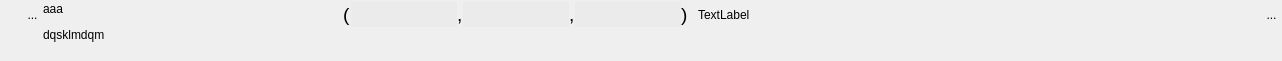
<?xml version="1.0" encoding="UTF-8"?>
<ui version="4.0">
 <class>WidgetTuple3</class>
 <widget class="QWidget" name="WidgetTuple3">
  <property name="geometry">
   <rect>
    <x>0</x>
    <y>0</y>
    <width>1282</width>
    <height>61</height>
   </rect>
  </property>
  <property name="sizePolicy">
   <sizepolicy hsizetype="Preferred" vsizetype="Minimum">
    <horstretch>0</horstretch>
    <verstretch>0</verstretch>
   </sizepolicy>
  </property>
  <property name="minimumSize">
   <size>
    <width>0</width>
    <height>0</height>
   </size>
  </property>
  <property name="windowTitle">
   <string>Form</string>
  </property>
  <layout class="QHBoxLayout" name="horizontalLayout_3">
   <property name="spacing">
    <number>0</number>
   </property>
   <property name="leftMargin">
    <number>1</number>
   </property>
   <property name="topMargin">
    <number>2</number>
   </property>
   <property name="rightMargin">
    <number>0</number>
   </property>
   <property name="bottomMargin">
    <number>2</number>
   </property>
   <item>
    <layout class="QVBoxLayout" name="verticalLayout_2">
     <property name="spacing">
      <number>0</number>
     </property>
     <item>
      <layout class="QHBoxLayout" name="horizontalLayout_2">
       <property name="spacing">
        <number>0</number>
       </property>
       <property name="sizeConstraint">
        <enum>QLayout::SetFixedSize</enum>
       </property>
       <item>
        <spacer name="horizontalSpacer_3">
         <property name="orientation">
          <enum>Qt::Horizontal</enum>
         </property>
         <property name="sizeType">
          <enum>QSizePolicy::Fixed</enum>
         </property>
         <property name="sizeHint" stdset="0">
          <size>
           <width>21</width>
           <height>20</height>
          </size>
         </property>
        </spacer>
       </item>
       <item>
        <widget class="MonBoutonValide" name="RBValide">
         <property name="minimumSize">
          <size>
           <width>21</width>
           <height>25</height>
          </size>
         </property>
         <property name="maximumSize">
          <size>
           <width>21</width>
           <height>25</height>
          </size>
         </property>
         <property name="focusPolicy">
          <enum>Qt::ClickFocus</enum>
         </property>
         <property name="toolTip">
          <string>Affiche le rapport de validation du mot-clef</string>
         </property>
         <property name="styleSheet">
          <string notr="true">border : 0px</string>
         </property>
         <property name="text">
          <string>...</string>
         </property>
         <property name="icon">
          <iconset>
           <normaloff>../Editeur/icons/ast-green-ball.png</normaloff>../Editeur/icons/ast-green-ball.png</iconset>
         </property>
         <property name="iconSize">
          <size>
           <width>25</width>
           <height>25</height>
          </size>
         </property>
        </widget>
       </item>
      </layout>
     </item>
     <item>
      <spacer name="verticalSpacer_2">
       <property name="orientation">
        <enum>Qt::Vertical</enum>
       </property>
       <property name="sizeHint" stdset="0">
        <size>
         <width>20</width>
         <height>5</height>
        </size>
       </property>
      </spacer>
     </item>
    </layout>
   </item>
   <item>
    <widget class="MonLabelClic" name="label">
     <property name="sizePolicy">
      <sizepolicy hsizetype="Fixed" vsizetype="Preferred">
       <horstretch>0</horstretch>
       <verstretch>0</verstretch>
      </sizepolicy>
     </property>
     <property name="minimumSize">
      <size>
       <width>300</width>
       <height>25</height>
      </size>
     </property>
     <property name="maximumSize">
      <size>
       <width>178</width>
       <height>16777215</height>
      </size>
     </property>
     <property name="frameShape">
      <enum>QFrame::NoFrame</enum>
     </property>
     <property name="text">
      <string>&lt;html&gt;&lt;head/&gt;&lt;body&gt;&lt;p&gt;aaa&lt;/p&gt;&lt;p&gt;dqsklmdqm&lt;/p&gt;&lt;/body&gt;&lt;/html&gt;</string>
     </property>
     <property name="scaledContents">
      <bool>false</bool>
     </property>
     <property name="alignment">
      <set>Qt::AlignLeading|Qt::AlignLeft|Qt::AlignTop</set>
     </property>
    </widget>
   </item>
   <item>
    <layout class="QVBoxLayout" name="verticalLayout">
     <item>
      <layout class="QHBoxLayout" name="horizontalLayout">
       <item>
        <widget class="QLabel" name="label_2">
         <property name="text">
          <string>&lt;html&gt;&lt;head/&gt;&lt;body&gt;&lt;p&gt;&lt;span style=&quot; font-size:14pt;&quot;&gt;(&lt;/span&gt;&lt;/p&gt;&lt;/body&gt;&lt;/html&gt;</string>
         </property>
        </widget>
       </item>
       <item>
        <widget class="QLineEdit" name="lineEditVal1">
         <property name="sizePolicy">
          <sizepolicy hsizetype="Preferred" vsizetype="Fixed">
           <horstretch>0</horstretch>
           <verstretch>0</verstretch>
          </sizepolicy>
         </property>
         <property name="minimumSize">
          <size>
           <width>0</width>
           <height>25</height>
          </size>
         </property>
         <property name="maximumSize">
          <size>
           <width>805</width>
           <height>16777215</height>
          </size>
         </property>
         <property name="styleSheet">
          <string notr="true">background:rgb(235,235,235);
border:0px;</string>
         </property>
        </widget>
       </item>
       <item>
        <widget class="QLabel" name="label_4">
         <property name="text">
          <string>&lt;html&gt;&lt;head/&gt;&lt;body&gt;&lt;p&gt;&lt;span style=&quot; font-size:14pt;&quot;&gt;,&lt;/span&gt;&lt;/p&gt;&lt;/body&gt;&lt;/html&gt;</string>
         </property>
        </widget>
       </item>
       <item>
        <widget class="QLineEdit" name="lineEditVal2">
         <property name="sizePolicy">
          <sizepolicy hsizetype="Preferred" vsizetype="Fixed">
           <horstretch>0</horstretch>
           <verstretch>0</verstretch>
          </sizepolicy>
         </property>
         <property name="minimumSize">
          <size>
           <width>0</width>
           <height>25</height>
          </size>
         </property>
         <property name="maximumSize">
          <size>
           <width>805</width>
           <height>16777215</height>
          </size>
         </property>
         <property name="focusPolicy">
          <enum>Qt::StrongFocus</enum>
         </property>
         <property name="styleSheet">
          <string notr="true">background:rgb(235,235,235);
border:0px;</string>
         </property>
        </widget>
       </item>
       <item>
        <widget class="QLabel" name="label_3">
         <property name="text">
          <string>&lt;html&gt;&lt;head/&gt;&lt;body&gt;&lt;p&gt;&lt;span style=&quot; font-size:14pt;&quot;&gt;,&lt;/span&gt;&lt;/p&gt;&lt;/body&gt;&lt;/html&gt;</string>
         </property>
        </widget>
       </item>
       <item>
        <widget class="QLineEdit" name="lineEditVal3">
         <property name="sizePolicy">
          <sizepolicy hsizetype="Preferred" vsizetype="Fixed">
           <horstretch>0</horstretch>
           <verstretch>0</verstretch>
          </sizepolicy>
         </property>
         <property name="minimumSize">
          <size>
           <width>0</width>
           <height>25</height>
          </size>
         </property>
         <property name="maximumSize">
          <size>
           <width>805</width>
           <height>16777215</height>
          </size>
         </property>
         <property name="focusPolicy">
          <enum>Qt::StrongFocus</enum>
         </property>
         <property name="styleSheet">
          <string notr="true">background:rgb(235,235,235);
border:0px;</string>
         </property>
        </widget>
       </item>
       <item>
        <widget class="QLabel" name="label_5">
         <property name="text">
          <string>&lt;html&gt;&lt;head/&gt;&lt;body&gt;&lt;p&gt;&lt;span style=&quot; font-size:14pt;&quot;&gt;)&lt;/span&gt;&lt;/p&gt;&lt;/body&gt;&lt;/html&gt;</string>
         </property>
        </widget>
       </item>
       <item>
        <spacer name="horizontalSpacer_2">
         <property name="orientation">
          <enum>Qt::Horizontal</enum>
         </property>
         <property name="sizeType">
          <enum>QSizePolicy::Fixed</enum>
         </property>
         <property name="sizeHint" stdset="0">
          <size>
           <width>10</width>
           <height>20</height>
          </size>
         </property>
        </spacer>
       </item>
       <item>
        <widget class="QLabel" name="lineEditUnite">
         <property name="text">
          <string>TextLabel</string>
         </property>
        </widget>
       </item>
       <item>
        <spacer name="horizontalSpacer">
         <property name="orientation">
          <enum>Qt::Horizontal</enum>
         </property>
         <property name="sizeHint" stdset="0">
          <size>
           <width>40</width>
           <height>20</height>
          </size>
         </property>
        </spacer>
       </item>
       <item>
        <widget class="QToolButton" name="RBPoubelle">
         <property name="minimumSize">
          <size>
           <width>21</width>
           <height>25</height>
          </size>
         </property>
         <property name="maximumSize">
          <size>
           <width>21</width>
           <height>25</height>
          </size>
         </property>
         <property name="focusPolicy">
          <enum>Qt::ClickFocus</enum>
         </property>
         <property name="toolTip">
          <string>Détruit le mot-clef</string>
         </property>
         <property name="styleSheet">
          <string notr="true">border : 0px</string>
         </property>
         <property name="text">
          <string>...</string>
         </property>
         <property name="icon">
          <iconset>
           <normaloff>../Editeur/icons/deleteRond.png</normaloff>../Editeur/icons/deleteRond.png</iconset>
         </property>
         <property name="iconSize">
          <size>
           <width>25</width>
           <height>25</height>
          </size>
         </property>
        </widget>
       </item>
      </layout>
     </item>
     <item>
      <spacer name="verticalSpacer">
       <property name="orientation">
        <enum>Qt::Vertical</enum>
       </property>
       <property name="sizeHint" stdset="0">
        <size>
         <width>20</width>
         <height>13</height>
        </size>
       </property>
      </spacer>
     </item>
    </layout>
   </item>
  </layout>
 </widget>
 <customwidgets>
  <customwidget>
   <class>MonBoutonValide</class>
   <extends>QToolButton</extends>
   <header>monBoutonValide.h</header>
  </customwidget>
  <customwidget>
   <class>MonLabelClic</class>
   <extends>QLabel</extends>
   <header>monLabelClic.h</header>
  </customwidget>
 </customwidgets>
 <resources/>
 <connections/>
</ui>
